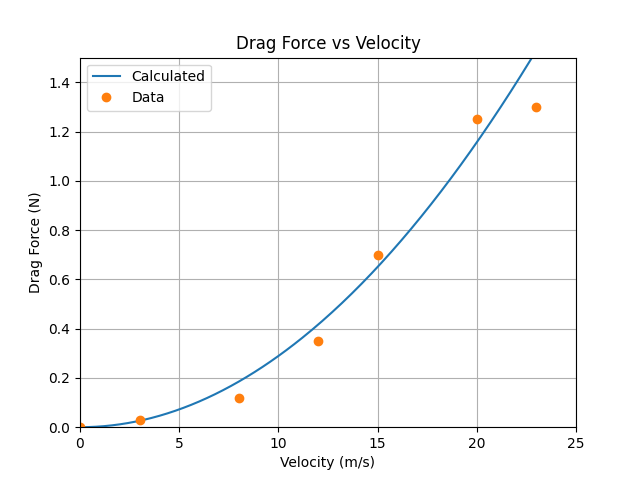

Reproduce this figure in Python.
import numpy as np
import matplotlib.pyplot as plt

# Define variables
p = 1.23    # density of air (kg/m^3)
A = 0.01    # cross-sectional area of the object (m^2)
C = 0.47      # drag coefficient
data = np.array([[0, 0], [3, 0.03], [8, 0.12], [12, 0.35], [15, 0.7], [20, 1.25], [23, 1.3]])

# Create a range of velocities
v = np.arange(0, 25, 0.1)

# Calculate the drag force at each velocity
Fd = 0.5 * p * A * C * v**2

# Plot the calculated drag force and the data points
plt.plot(v, Fd, label='Calculated')
plt.plot(data[:,0], data[:,1], 'o', label='Data')

# Customize the plot
plt.title('Drag Force vs Velocity')
plt.xlabel('Velocity (m/s)')
plt.ylabel('Drag Force (N)')
plt.legend()
plt.grid(True)
plt.xlim(0, 25)
plt.ylim(0, 1.5)
plt.savefig('Lsn30-nonlinear_plot.png')
plt.show()